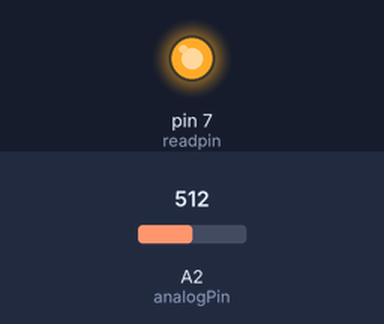
The sketch below on a simulated Arduino Uno, built with avr-gcc and run on an emulated ATmega328P. On the bench: output pins drawn as LEDs (lit = HIGH). The inputs (shaded band) are chosen by the test bench; at power-on: A2 (analogPin) = 512. What the sketch prints to the serial monitor is not drawn.

Above: at 2.7 s.
At 7.8 s:
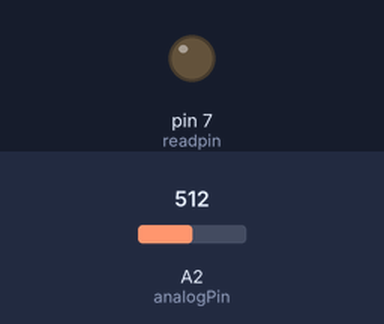
Timing chart, 0 to 13.3 s (numbered marks = the images above):
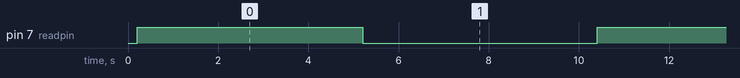

The sketch:

code.ino
```cpp
int analogPin = A2;
int readpin = 7;
float reader;
float Temp;
float scale_f = 0.01;
float calcval;
float TempF;
float TempK;
void setup()
{
  pinMode(analogPin,INPUT);
  pinMode(readpin,OUTPUT);
  Serial.begin(9600);
}

void loop()
{
 reader = analogRead(analogPin);
 calcval = reader*(5.0/1023.0);
 Temp = calcval/scale_f;
 Serial.print("C:");
 Serial.println(Temp);
 TempF = Temp*(9./5.)+32;
 Serial.print("F:");
 Serial.println(TempF);
 TempK = Temp + 273;
 Serial.print("K:");
 Serial.println(TempK);
 delay(200);
  if (Temp>=30){
    digitalWrite(readpin,HIGH);
    delay(5000);
    digitalWrite(readpin,LOW);
    delay(5000);
  }else{
    digitalWrite(readpin,LOW);
    delay(2000);
  }
}
```

Measured:
- by itself, pin 7 (readpin): alternates HIGH for 5.0 s and LOW for 5.2 s
